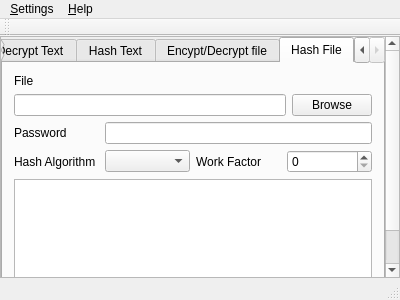
<?xml version="1.0" encoding="UTF-8"?>
<ui version="4.0">
 <class>MainWindow</class>
 <widget class="QMainWindow" name="MainWindow">
  <property name="geometry">
   <rect>
    <x>0</x>
    <y>0</y>
    <width>400</width>
    <height>300</height>
   </rect>
  </property>
  <property name="windowTitle">
   <string>MainWindow</string>
  </property>
  <widget class="QWidget" name="centralWidget">
   <layout class="QGridLayout" name="gridLayout">
    <property name="leftMargin">
     <number>0</number>
    </property>
    <property name="topMargin">
     <number>0</number>
    </property>
    <property name="rightMargin">
     <number>0</number>
    </property>
    <property name="bottomMargin">
     <number>0</number>
    </property>
    <item row="0" column="0">
     <widget class="QScrollArea" name="scrollArea">
      <property name="widgetResizable">
       <bool>true</bool>
      </property>
      <widget class="QWidget" name="scrollAreaWidgetContents">
       <property name="geometry">
        <rect>
         <x>0</x>
         <y>-31</y>
         <width>381</width>
         <height>276</height>
        </rect>
       </property>
       <layout class="QGridLayout" name="gridLayout_2">
        <property name="leftMargin">
         <number>0</number>
        </property>
        <property name="topMargin">
         <number>0</number>
        </property>
        <property name="rightMargin">
         <number>0</number>
        </property>
        <property name="bottomMargin">
         <number>0</number>
        </property>
        <item row="0" column="0">
         <widget class="QTabWidget" name="tabWidget">
          <property name="currentIndex">
           <number>3</number>
          </property>
          <widget class="QWidget" name="tab">
           <attribute name="title">
            <string>Encrypt/Decrypt Text</string>
           </attribute>
           <layout class="QGridLayout" name="gridLayout_3">
            <item row="0" column="0">
             <widget class="QLabel" name="label">
              <property name="text">
               <string>Input</string>
              </property>
              <property name="alignment">
               <set>Qt::AlignLeading|Qt::AlignLeft|Qt::AlignTop</set>
              </property>
             </widget>
            </item>
            <item row="0" column="1">
             <widget class="QPlainTextEdit" name="pteEdtInput"/>
            </item>
            <item row="1" column="0">
             <widget class="QLabel" name="label_2">
              <property name="text">
               <string>Password</string>
              </property>
             </widget>
            </item>
            <item row="1" column="1">
             <widget class="QLineEdit" name="pweEdtPassword">
              <property name="echoMode">
               <enum>QLineEdit::Password</enum>
              </property>
             </widget>
            </item>
            <item row="2" column="0" colspan="2">
             <widget class="QTextBrowser" name="tbEdtOutput"/>
            </item>
            <item row="3" column="0" colspan="2">
             <layout class="QHBoxLayout" name="horizontalLayout">
              <item>
               <spacer name="horizontalSpacer">
                <property name="orientation">
                 <enum>Qt::Horizontal</enum>
                </property>
                <property name="sizeHint" stdset="0">
                 <size>
                  <width>40</width>
                  <height>20</height>
                 </size>
                </property>
               </spacer>
              </item>
              <item>
               <widget class="QPushButton" name="btnEdtEncrypt">
                <property name="text">
                 <string>Encrypt</string>
                </property>
               </widget>
              </item>
              <item>
               <widget class="QPushButton" name="btnEdtDecrypt">
                <property name="text">
                 <string>Decrypt</string>
                </property>
               </widget>
              </item>
             </layout>
            </item>
           </layout>
          </widget>
          <widget class="QWidget" name="tab_2">
           <attribute name="title">
            <string>Hash Text</string>
           </attribute>
           <layout class="QGridLayout" name="gridLayout_4">
            <item row="0" column="0">
             <widget class="QLabel" name="label_3">
              <property name="text">
               <string>Input</string>
              </property>
              <property name="alignment">
               <set>Qt::AlignLeading|Qt::AlignLeft|Qt::AlignTop</set>
              </property>
             </widget>
            </item>
            <item row="0" column="1" colspan="3">
             <widget class="QPlainTextEdit" name="pteHtInput"/>
            </item>
            <item row="1" column="0">
             <widget class="QLabel" name="label_9">
              <property name="text">
               <string>Password</string>
              </property>
             </widget>
            </item>
            <item row="1" column="1" colspan="3">
             <widget class="QLineEdit" name="pwdHtPassword">
              <property name="echoMode">
               <enum>QLineEdit::Password</enum>
              </property>
             </widget>
            </item>
            <item row="2" column="0">
             <widget class="QLabel" name="label_4">
              <property name="text">
               <string>Hash Algorithm</string>
              </property>
             </widget>
            </item>
            <item row="2" column="1">
             <widget class="QComboBox" name="cmbHtAlgo"/>
            </item>
            <item row="2" column="2">
             <widget class="QLabel" name="label_5">
              <property name="text">
               <string>Work Factor</string>
              </property>
             </widget>
            </item>
            <item row="2" column="3">
             <widget class="QSpinBox" name="spnHtWorkFactor"/>
            </item>
            <item row="3" column="0" colspan="4">
             <widget class="QTextBrowser" name="tbHtOutput"/>
            </item>
            <item row="4" column="0" colspan="4">
             <layout class="QHBoxLayout" name="horizontalLayout_2">
              <item>
               <spacer name="horizontalSpacer_2">
                <property name="orientation">
                 <enum>Qt::Horizontal</enum>
                </property>
                <property name="sizeHint" stdset="0">
                 <size>
                  <width>40</width>
                  <height>20</height>
                 </size>
                </property>
               </spacer>
              </item>
              <item>
               <widget class="QPushButton" name="btnHtHash">
                <property name="text">
                 <string>Hash</string>
                </property>
               </widget>
              </item>
              <item>
               <widget class="QPushButton" name="btnHtCheck">
                <property name="text">
                 <string>Check Hash</string>
                </property>
               </widget>
              </item>
             </layout>
            </item>
           </layout>
          </widget>
          <widget class="QWidget" name="tab_3">
           <attribute name="title">
            <string>Encypt/Decrypt file</string>
           </attribute>
           <layout class="QVBoxLayout" name="verticalLayout">
            <item>
             <widget class="QLabel" name="label_6">
              <property name="sizePolicy">
               <sizepolicy hsizetype="Preferred" vsizetype="Fixed">
                <horstretch>0</horstretch>
                <verstretch>0</verstretch>
               </sizepolicy>
              </property>
              <property name="text">
               <string>File</string>
              </property>
             </widget>
            </item>
            <item>
             <layout class="QHBoxLayout" name="horizontalLayout_3">
              <item>
               <widget class="QLineEdit" name="txtEdfFile"/>
              </item>
              <item>
               <widget class="QPushButton" name="btnEdfBrowse">
                <property name="text">
                 <string>Browse</string>
                </property>
               </widget>
              </item>
             </layout>
            </item>
            <item>
             <layout class="QGridLayout" name="gridLayout_5">
              <item row="0" column="0">
               <widget class="QLabel" name="label_7">
                <property name="text">
                 <string>Password</string>
                </property>
               </widget>
              </item>
              <item row="1" column="0">
               <widget class="QLabel" name="label_8">
                <property name="text">
                 <string>File Extension</string>
                </property>
               </widget>
              </item>
              <item row="0" column="1">
               <widget class="QLineEdit" name="pwdEdtPassword"/>
              </item>
              <item row="1" column="1">
               <widget class="QLineEdit" name="txtEdfFileExt"/>
              </item>
             </layout>
            </item>
            <item>
             <layout class="QHBoxLayout" name="horizontalLayout_5">
              <item>
               <spacer name="horizontalSpacer_3">
                <property name="orientation">
                 <enum>Qt::Horizontal</enum>
                </property>
                <property name="sizeHint" stdset="0">
                 <size>
                  <width>40</width>
                  <height>20</height>
                 </size>
                </property>
               </spacer>
              </item>
              <item>
               <widget class="QPushButton" name="btnEdfEncrypt">
                <property name="text">
                 <string>Encypt</string>
                </property>
               </widget>
              </item>
              <item>
               <widget class="QPushButton" name="btnEdfDecrypt">
                <property name="text">
                 <string>Decrypt</string>
                </property>
               </widget>
              </item>
             </layout>
            </item>
            <item>
             <spacer name="verticalSpacer">
              <property name="orientation">
               <enum>Qt::Vertical</enum>
              </property>
              <property name="sizeHint" stdset="0">
               <size>
                <width>20</width>
                <height>94</height>
               </size>
              </property>
             </spacer>
            </item>
           </layout>
          </widget>
          <widget class="QWidget" name="tab_4">
           <attribute name="title">
            <string>Hash File</string>
           </attribute>
           <layout class="QVBoxLayout" name="verticalLayout_2">
            <item>
             <widget class="QLabel" name="label_10">
              <property name="sizePolicy">
               <sizepolicy hsizetype="Preferred" vsizetype="Fixed">
                <horstretch>0</horstretch>
                <verstretch>0</verstretch>
               </sizepolicy>
              </property>
              <property name="text">
               <string>File</string>
              </property>
             </widget>
            </item>
            <item>
             <layout class="QHBoxLayout" name="horizontalLayout_4">
              <item>
               <widget class="QLineEdit" name="txtHfFile"/>
              </item>
              <item>
               <widget class="QPushButton" name="btnHfBrowse">
                <property name="text">
                 <string>Browse</string>
                </property>
               </widget>
              </item>
             </layout>
            </item>
            <item>
             <layout class="QGridLayout" name="gridLayout_6">
              <item row="1" column="0">
               <widget class="QLabel" name="label_12">
                <property name="text">
                 <string>Hash Algorithm</string>
                </property>
               </widget>
              </item>
              <item row="0" column="0">
               <widget class="QLabel" name="label_11">
                <property name="text">
                 <string>Password</string>
                </property>
               </widget>
              </item>
              <item row="1" column="1">
               <widget class="QComboBox" name="cmbHfAlgo"/>
              </item>
              <item row="1" column="3">
               <widget class="QSpinBox" name="spnHfWorkFactor"/>
              </item>
              <item row="1" column="2">
               <widget class="QLabel" name="label_13">
                <property name="text">
                 <string>Work Factor</string>
                </property>
               </widget>
              </item>
              <item row="0" column="1" colspan="3">
               <widget class="QLineEdit" name="pwdHfPassword">
                <property name="echoMode">
                 <enum>QLineEdit::Password</enum>
                </property>
               </widget>
              </item>
             </layout>
            </item>
            <item>
             <widget class="QTextBrowser" name="tbHfOutput"/>
            </item>
            <item>
             <layout class="QHBoxLayout" name="horizontalLayout_6">
              <item>
               <spacer name="horizontalSpacer_4">
                <property name="orientation">
                 <enum>Qt::Horizontal</enum>
                </property>
                <property name="sizeHint" stdset="0">
                 <size>
                  <width>40</width>
                  <height>20</height>
                 </size>
                </property>
               </spacer>
              </item>
              <item>
               <widget class="QPushButton" name="btnHfHash">
                <property name="text">
                 <string>Hash</string>
                </property>
               </widget>
              </item>
              <item>
               <widget class="QPushButton" name="btnHfCheck">
                <property name="text">
                 <string>Check Hash</string>
                </property>
               </widget>
              </item>
             </layout>
            </item>
           </layout>
          </widget>
         </widget>
        </item>
       </layout>
      </widget>
     </widget>
    </item>
   </layout>
  </widget>
  <widget class="QMenuBar" name="menuBar">
   <property name="geometry">
    <rect>
     <x>0</x>
     <y>0</y>
     <width>400</width>
     <height>21</height>
    </rect>
   </property>
   <widget class="QMenu" name="menu_Settings">
    <property name="title">
     <string>&amp;Settings</string>
    </property>
    <addaction name="action_Settings"/>
    <addaction name="separator"/>
    <addaction name="action_Exit"/>
   </widget>
   <widget class="QMenu" name="menu_Help">
    <property name="title">
     <string>&amp;Help</string>
    </property>
    <addaction name="action_About"/>
   </widget>
   <addaction name="menu_Settings"/>
   <addaction name="menu_Help"/>
  </widget>
  <widget class="QToolBar" name="mainToolBar">
   <attribute name="toolBarArea">
    <enum>TopToolBarArea</enum>
   </attribute>
   <attribute name="toolBarBreak">
    <bool>false</bool>
   </attribute>
  </widget>
  <widget class="QStatusBar" name="statusBar"/>
  <action name="action_Settings">
   <property name="text">
    <string>&amp;Settings</string>
   </property>
  </action>
  <action name="action_Exit">
   <property name="text">
    <string>&amp;Exit</string>
   </property>
  </action>
  <action name="action_About">
   <property name="text">
    <string>&amp;About</string>
   </property>
  </action>
 </widget>
 <layoutdefault spacing="6" margin="11"/>
 <resources/>
 <connections/>
</ui>
